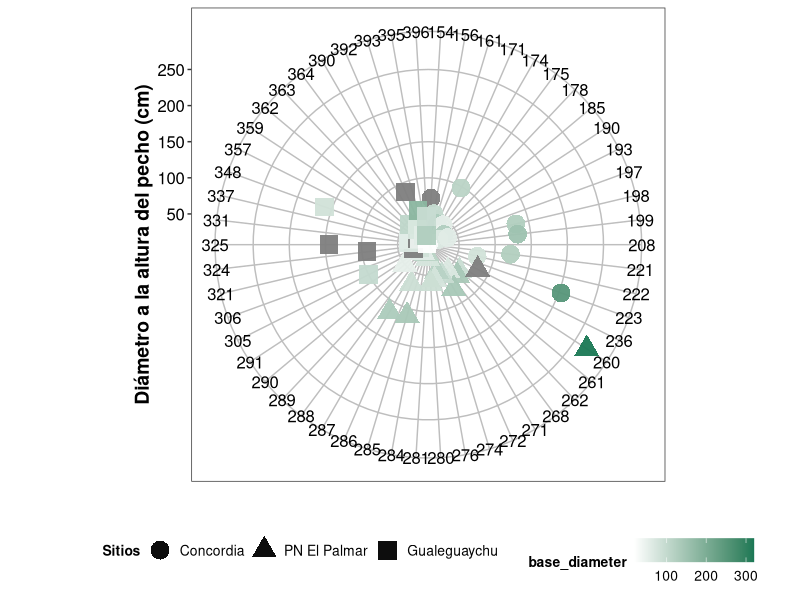
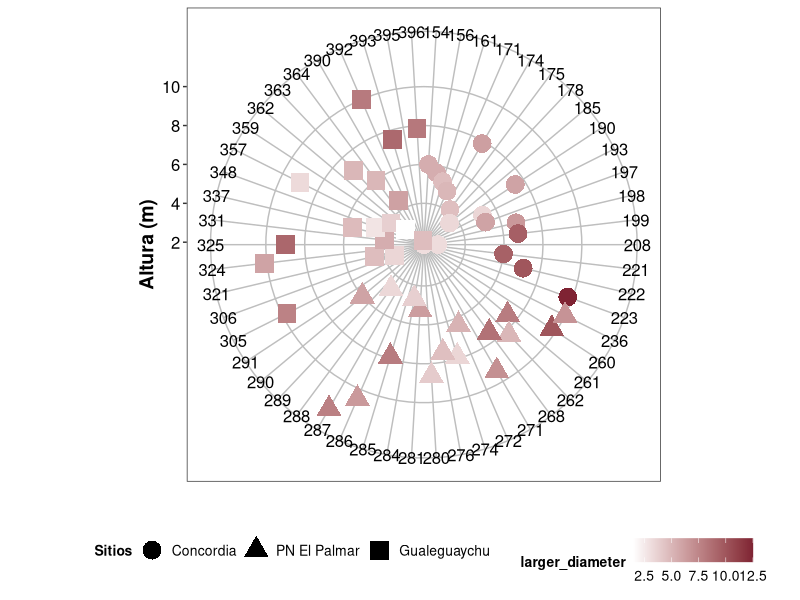

Here is the R script that generated these plots, in order:
## ---- chunk 1
knitr::opts_chunk$set(warning = FALSE, message = FALSE, echo = FALSE)

library(readxl)
dataCAR<-read_excel("database.xlsx", sheet = "II_ER_caracterizacion")
dataCAR$phenotype<-as.factor(dataCAR$phenotype)
dataCAR$site<-factor(dataCAR$site,levels=c("Concordia", "PN El Palmar", "Gualeguaychu"))
## ---- chunk 2
knitr::opts_chunk$set(warning = FALSE, message = FALSE, echo = FALSE)

library(ggplot2)
# spider_caract<-ggplot(dataCAR, aes(x = phenotype, y = dbh, shape = site, color=base_diameter, group = base_diameter)) +
#   geom_point(size=6) + coord_polar()+
#   # scale_color_manual(values=c("coral1","burlywood2","palegreen4"))+
#   theme_bw() +
#   annotate("text", x = 0, y = 0, label = "0", angle = 90, color = "black")+
#   theme(axis.ticks.y = element_line(color = "black", size = 0.5))+
#   theme(text = element_text(size=20, color='black'))+
#   theme(axis.text = element_text(color='black'))+
#   theme(legend.title=element_blank())+
#   theme(legend.position = "bottom")+
#   labs(y="Diámetro a la altura del pecho (cm)", x="")

library(ggplot2)

spider_caract <- ggplot(dataCAR, aes(x = phenotype, y = dbh, shape = site, color = base_diameter)) +
  geom_point(size = 6, alpha = 0.95) +
  coord_polar() +
  # Enhanced theme for visual clarity and consistency
  theme_bw() +
  theme(
    # Clearer legend title (optional)
    legend.title = element_text(size = 10, color = "black", face = "bold"),
    # Adjust legend position as needed
    legend.position = "bottom",

    # Customizable element sizes and colors
    text = element_text(size = 14, color = "black"),
    axis.text = element_text(size = 12, color = "black"),
    axis.title = element_text(size = 14, color = "black", face = "bold"),
    panel.grid.major = element_line(color = "gray", size = 0.5),
    panel.grid.minor = element_blank(),
    panel.background = element_rect(fill = "white")
  ) +
  scale_color_gradient("base_diameter", low = "white", high = "#1B7855") +
  # Enhanced legend text visibility
  theme(legend.text = element_text(size = 10, color = "black")) +

  # Label for "base_diameter" (adjust legend.title if added)
  labs(y = "Diámetro a la altura del pecho (cm)", x = "")+
  labs(shape = paste("Sitios"))+
  labs(color = paste("Diámetro"))

spider_caract

## ---- chunk 3
knitr::opts_chunk$set(warning = FALSE, message = FALSE, echo = FALSE)

library(ggplot2)

spider_caract2 <- ggplot(dataCAR, aes(x = phenotype, y = height, shape = site, color = larger_diameter)) +
  geom_point(size = 6) +
  coord_polar() +
  # Enhanced theme for visual clarity and consistency
  theme_bw() +
  theme(
    # Clearer legend title (optional)
    legend.title = element_text(size = 10, color = "black", face = "bold"),
    # Adjust legend position as needed
    legend.position = "bottom",

    # Customizable element sizes and colors
    text = element_text(size = 14, color = "black"),
    axis.text = element_text(size = 12, color = "black"),
    axis.title = element_text(size = 14, color = "black", face = "bold"),
    panel.grid.major = element_line(color = "gray", size = 0.5),
    panel.grid.minor = element_blank(),
    panel.background = element_rect(fill = "white")
  ) +
  scale_color_gradient("larger_diameter", low = "white", high = "#7F2333") +
  # Enhanced legend text visibility
  theme(legend.text = element_text(size = 10, color = "black")) +

  # Label for "base_diameter" (adjust legend.title if added)
  labs(y = "Altura (m)", x = "")+
  labs(shape = paste("Sitios"))+
  labs(color = paste("Diámetro de copa"))

spider_caract2

